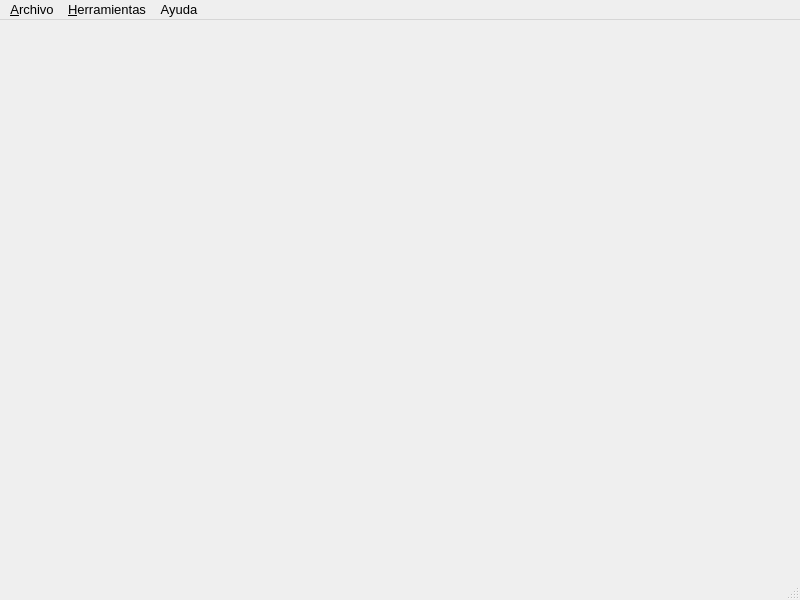
<?xml version="1.0" encoding="UTF-8"?>
<ui version="4.0">
 <class>MainWindow</class>
 <widget class="QMainWindow" name="MainWindow">
  <property name="geometry">
   <rect>
    <x>0</x>
    <y>0</y>
    <width>800</width>
    <height>600</height>
   </rect>
  </property>
  <property name="minimumSize">
   <size>
    <width>800</width>
    <height>600</height>
   </size>
  </property>
  <property name="maximumSize">
   <size>
    <width>800</width>
    <height>600</height>
   </size>
  </property>
  <property name="font">
   <font>
    <family>Arial</family>
    <pointsize>10</pointsize>
   </font>
  </property>
  <property name="windowTitle">
   <string>Deadlocks Detector</string>
  </property>
  <property name="windowIcon">
   <iconset resource="images.qrc">
    <normaloff>:/images/man-in-the-deadlock-1.png</normaloff>:/images/man-in-the-deadlock-1.png</iconset>
  </property>
  <widget class="QWidget" name="centralWidget"/>
  <widget class="QMenuBar" name="menuBar">
   <property name="geometry">
    <rect>
     <x>0</x>
     <y>0</y>
     <width>800</width>
     <height>22</height>
    </rect>
   </property>
   <widget class="QMenu" name="menuFile">
    <property name="font">
     <font>
      <family>Arial</family>
      <pointsize>10</pointsize>
     </font>
    </property>
    <property name="title">
     <string>&amp;Archivo</string>
    </property>
    <addaction name="actionNew"/>
    <addaction name="actionClose"/>
    <addaction name="actionQuit"/>
   </widget>
   <widget class="QMenu" name="menuTools">
    <property name="font">
     <font>
      <family>Arial</family>
      <pointsize>10</pointsize>
     </font>
    </property>
    <property name="title">
     <string>&amp;Herramientas</string>
    </property>
    <addaction name="actionAddActivity"/>
    <addaction name="actionProcess"/>
   </widget>
   <widget class="QMenu" name="menuHelp">
    <property name="title">
     <string>Ayuda</string>
    </property>
    <addaction name="actionAbout"/>
   </widget>
   <addaction name="menuFile"/>
   <addaction name="menuTools"/>
   <addaction name="menuHelp"/>
  </widget>
  <widget class="QStatusBar" name="statusBar">
   <property name="font">
    <font>
     <family>Arial</family>
     <pointsize>10</pointsize>
    </font>
   </property>
  </widget>
  <action name="actionNew">
   <property name="text">
    <string>&amp;Nuevo</string>
   </property>
   <property name="font">
    <font>
     <family>Arial</family>
     <pointsize>10</pointsize>
    </font>
   </property>
   <property name="shortcut">
    <string>Ctrl+N</string>
   </property>
  </action>
  <action name="actionClose">
   <property name="text">
    <string>&amp;Cerrar</string>
   </property>
   <property name="font">
    <font>
     <family>Arial</family>
     <pointsize>10</pointsize>
    </font>
   </property>
   <property name="shortcut">
    <string>Ctrl+W</string>
   </property>
  </action>
  <action name="actionQuit">
   <property name="text">
    <string>&amp;Salir</string>
   </property>
   <property name="font">
    <font>
     <family>Arial</family>
     <pointsize>10</pointsize>
    </font>
   </property>
   <property name="shortcut">
    <string>Ctrl+Q</string>
   </property>
  </action>
  <action name="actionAddActivity">
   <property name="text">
    <string>Añadir Solicitud...</string>
   </property>
   <property name="font">
    <font>
     <family>Arial</family>
     <pointsize>10</pointsize>
    </font>
   </property>
  </action>
  <action name="actionProcess">
   <property name="text">
    <string>&amp;Procesar</string>
   </property>
   <property name="font">
    <font>
     <family>Arial</family>
     <pointsize>10</pointsize>
    </font>
   </property>
  </action>
  <action name="actionAbout">
   <property name="text">
    <string>Acerca de</string>
   </property>
  </action>
 </widget>
 <layoutdefault spacing="6" margin="11"/>
 <resources>
  <include location="images.qrc"/>
 </resources>
 <connections>
  <connection>
   <sender>actionQuit</sender>
   <signal>triggered()</signal>
   <receiver>MainWindow</receiver>
   <slot>close()</slot>
   <hints>
    <hint type="sourcelabel">
     <x>-1</x>
     <y>-1</y>
    </hint>
    <hint type="destinationlabel">
     <x>399</x>
     <y>299</y>
    </hint>
   </hints>
  </connection>
 </connections>
</ui>
